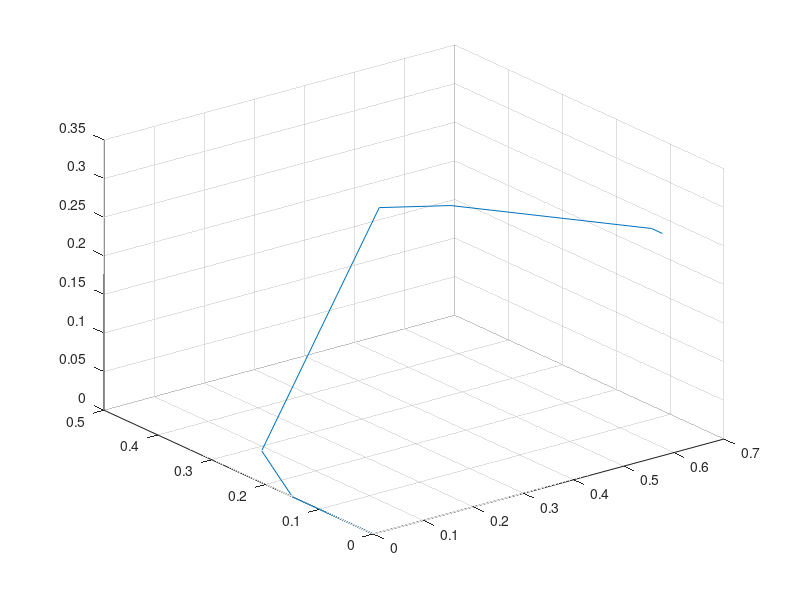

Reproduce this figure in MATLAB.
clear
close
%----- Angles joints -----%
theta1 = -0.4;
theta2 = -1.2;
theta3 = 0;
theta4 = 0;
theta5 = -0.3708;
theta6 = 0;

%----- Matrice de rotation -----%
% Joint #1
wRa = [ cos(theta1),    0,  sin(theta1);
        0,              1,  0;
        -sin(theta1),   0,  cos(theta1)];
    
% Joint #2
aRb = [ cos(theta2),    -sin(theta2),   0;
        sin(theta2),    cos(theta2),    0;
        0,              0,              1];
    
% Joint #3
bRc = [ cos(theta3),    -sin(theta3),   0;
        sin(theta3),    cos(theta3),    0;
        0,              0,              1];
    
% Joint #4
cRd = [ 1,              0,              0;
        0,              cos(theta4),    -sin(theta4);
        0,              sin(theta4),    cos(theta4)];
    
% Joint #5
dRe = [ cos(theta5),    -sin(theta5),   0;
        sin(theta5),    cos(theta5),    0;
        0,              0,              1];
    
% Joint #6
eRt = [ 1,              0,              0;
        0,              cos(theta6),    -sin(theta6);
        0,              sin(theta6),    cos(theta6)];
   
% Camera
wRv = [ -1,             0,              0;
        0,              -1,             0;
        0,              0,              1];
    
    
%----- Vecteurs / Section du bras -----%
v_w_AwW = [0,0.15,0]';
v_w_BwW = wRa * [0.05,0.1,0]' + v_w_AwW;
v_w_CwW = wRa * aRb * [0,0.5,0]' + v_w_BwW;
v_w_DwW = wRa * aRb * bRc * [0.1,0.02,0]' + v_w_CwW;
v_w_EwW = wRa * aRb * bRc * cRd * [0.3,0,0]' + v_w_DwW;
v_w_TwW = wRa * aRb * bRc * cRd * dRe * [0.02,0,0]' + v_w_EwW
% checker angles
difference = [0.5994,0,0.1991]' - v_w_TwW
% Grosse matrice en colonnes
v_w_PwW = wRa * aRb * bRc * cRd * dRe * eRt * difference + v_w_TwW
affichagePoint = [[0,0,0]',v_w_AwW, v_w_BwW,v_w_CwW, v_w_DwW,v_w_EwW,v_w_TwW];

plot3(affichagePoint(1,1:end),affichagePoint(2,1:end),affichagePoint(3,1:end))
grid on







